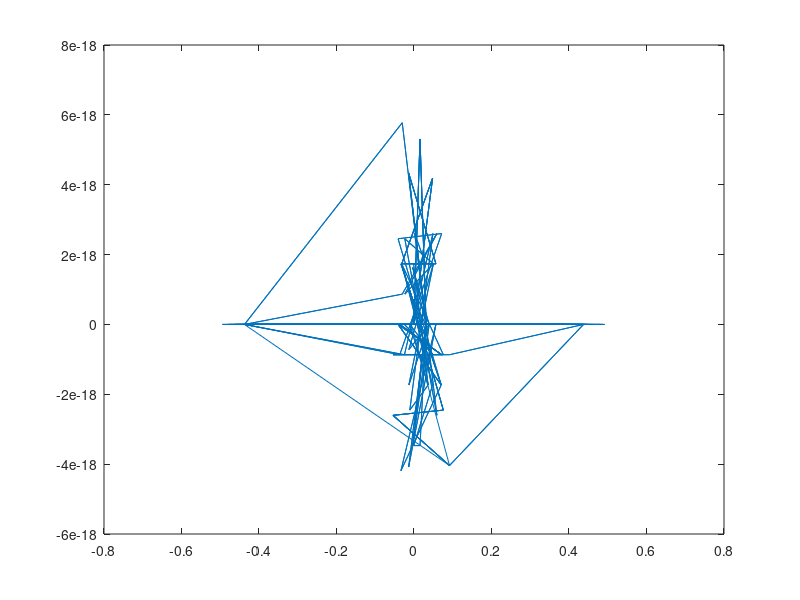
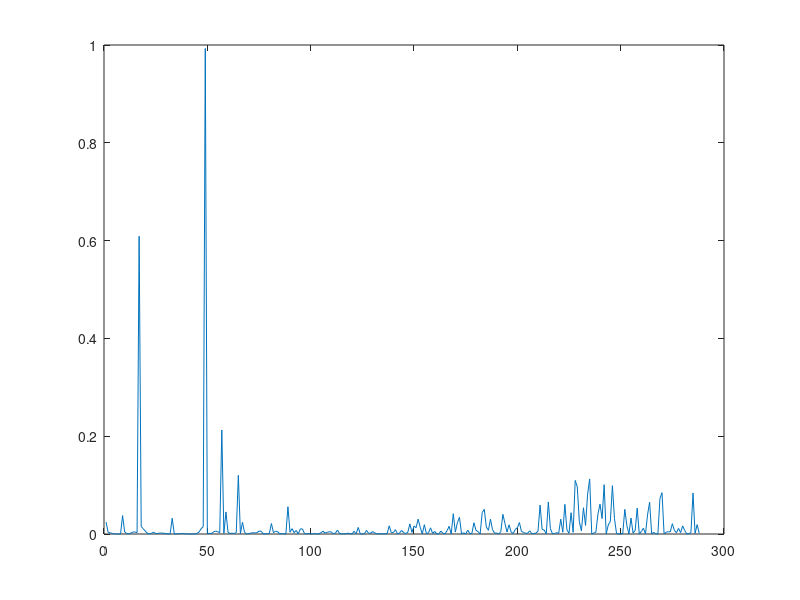

Write the MATLAB code that produced these figures, in order.
% Parameter definition
Nfft = 64;
Ncp = Nfft/4;

% Shapiro-Rudin Sequence [1 1 1 -1] with Hermitian Symmetry to generate DMT
% signal
ShapRudin64Seq = [[0 1 1 1 -1 1 1 1 -1 1 1 1 -1 1 1 1 -1 1 1 1 -1 1 1 1 -1 1 1 1 -1 0 0 0], 
                 [0 0 0 0 -1 1 1 1 -1 1 1 1 -1 1 1 1 -1 1 1 1 -1 1 1 1 -1 1 1 1 -1 1 1 1]];
ShapRudin64Seq = [ShapRudin64Seq(1,:) ShapRudin64Seq(2,:)];
% Shapiro-Rudin symbol for timing synchronization
ShapRudin64TimeSynchSym = ifft(ShapRudin64Seq,Nfft);
% Add cyclic prefix
ShapRudin64TimeSynchSym = [ShapRudin64TimeSynchSym(Nfft-Ncp+1:Nfft) ShapRudin64TimeSynchSym];
% Repeat into 2 consecutive symbol
ShapRudin64TimeSynchSym = [ShapRudin64TimeSynchSym ShapRudin64TimeSynchSym];
% Transmitted symbol
RandData1 = rand(1,64)-1/2; RandData2 = rand(1,64)-1/2; RandData3 = rand(1,64)-1/2;
RandData = [RandData1(Nfft-Ncp+1:Nfft) RandData1 RandData2(Nfft-Ncp+1:Nfft) RandData2 RandData3(Nfft-Ncp+1:Nfft) RandData3];
TxSym = [zeros(1,32) ShapRudin64TimeSynchSym RandData];
%TxSym = awgn(TxSym,25);
TxSymLen = length(TxSym);

% Modified Park Timing Estimation Method
i=1;P=zeros(1,TxSymLen-(2*Nfft+Ncp)+1);R=zeros(1,TxSymLen-(2*Nfft+Ncp)+1);
for d = (1+Nfft+Ncp:TxSymLen-Nfft)
    for k = (1:Nfft)
        P(i) = P(i) + TxSym(d-k-Ncp)*TxSym(d+k); 
    end
    P(i) = TxSym(d)^2 + P(i);
    for k = (0:Nfft)
        R(i) = R(i) + abs(TxSym(d+k))*abs(TxSym(d+k));
    end
    M(i) = abs(P(i))^2 / R(i)^2;
    i=i+1;
end
% Plot the timing metric
% Highest magnitude in the metric shows the start position of the first
% timing sequence symbol after it's cyclic prefix
plot(TxSym);figure;plot(M);